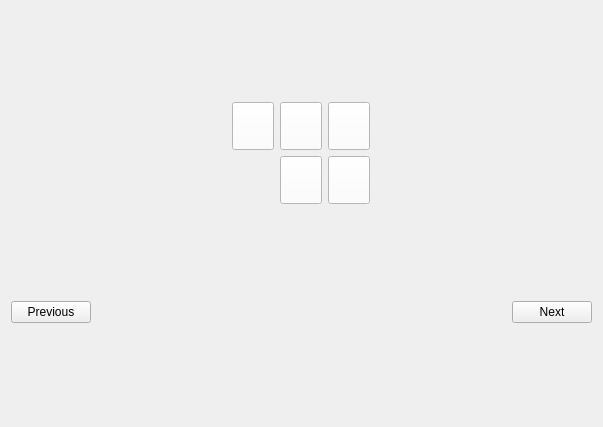
<?xml version="1.0" encoding="UTF-8"?>
<ui version="4.0">
 <class>buyWeaponWidget</class>
 <widget class="QWidget" name="buyWeaponWidget">
  <property name="geometry">
   <rect>
    <x>0</x>
    <y>0</y>
    <width>603</width>
    <height>427</height>
   </rect>
  </property>
  <property name="windowTitle">
   <string>Form</string>
  </property>
  <layout class="QVBoxLayout" name="verticalLayout_2">
   <item>
    <layout class="QHBoxLayout" name="horizontalLayout_2">
     <item>
      <layout class="QVBoxLayout" name="verticalLayout"/>
     </item>
     <item>
      <layout class="QGridLayout" name="gridLayout">
       <item row="0" column="0">
        <widget class="QPushButton" name="pushButton_3">
         <property name="minimumSize">
          <size>
           <width>40</width>
           <height>40</height>
          </size>
         </property>
         <property name="styleSheet">
          <string notr="true">image: url(:/weapons/images/mine.png);
width:40px;
max-width:40px;
height:40px;
background-color: rgb(255, 255, 255);</string>
         </property>
         <property name="text">
          <string/>
         </property>
        </widget>
       </item>
       <item row="0" column="1">
        <widget class="QPushButton" name="pushButton">
         <property name="minimumSize">
          <size>
           <width>40</width>
           <height>40</height>
          </size>
         </property>
         <property name="styleSheet">
          <string notr="true">image: url(:/weapons/images/linear_bomb.png);
width:40px;
max-width:40px;
height:40px;
background-color: rgb(255, 255, 255);</string>
         </property>
         <property name="text">
          <string/>
         </property>
        </widget>
       </item>
       <item row="0" column="2">
        <widget class="QPushButton" name="pushButton_2">
         <property name="minimumSize">
          <size>
           <width>40</width>
           <height>40</height>
          </size>
         </property>
         <property name="styleSheet">
          <string notr="true">image: url(:/weapons/images/air_defense.png);
width:40px;
max-width:40px;
height:40px;
background-color: rgb(255, 255, 255);</string>
         </property>
         <property name="text">
          <string/>
         </property>
        </widget>
       </item>
       <item row="1" column="1">
        <widget class="QPushButton" name="pushButton_5">
         <property name="minimumSize">
          <size>
           <width>40</width>
           <height>40</height>
          </size>
         </property>
         <property name="styleSheet">
          <string notr="true">image: url(:/weapons/images/observation.png);
width:40px;
max-width:40px;
height:40px;
background-color: rgb(255, 255, 255);</string>
         </property>
         <property name="text">
          <string/>
         </property>
        </widget>
       </item>
       <item row="1" column="2">
        <widget class="QPushButton" name="pushButton_4">
         <property name="minimumSize">
          <size>
           <width>40</width>
           <height>40</height>
          </size>
         </property>
         <property name="styleSheet">
          <string notr="true">image: url(:/weapons/images/atomic_bomb.png);
width:40px;
max-width:40px;
height:40px;
background-color: rgb(255, 255, 255);</string>
         </property>
         <property name="text">
          <string/>
         </property>
        </widget>
       </item>
      </layout>
     </item>
    </layout>
   </item>
   <item>
    <layout class="QHBoxLayout" name="horizontalLayout">
     <item>
      <widget class="QPushButton" name="backButton">
       <property name="text">
        <string>Previous</string>
       </property>
      </widget>
     </item>
     <item>
      <spacer name="horizontalSpacer">
       <property name="orientation">
        <enum>Qt::Horizontal</enum>
       </property>
       <property name="sizeHint" stdset="0">
        <size>
         <width>37</width>
         <height>17</height>
        </size>
       </property>
      </spacer>
     </item>
     <item>
      <widget class="QPushButton" name="submitButton">
       <property name="enabled">
        <bool>true</bool>
       </property>
       <property name="text">
        <string>Next</string>
       </property>
       <property name="checkable">
        <bool>false</bool>
       </property>
      </widget>
     </item>
    </layout>
   </item>
  </layout>
 </widget>
 <resources/>
 <connections/>
</ui>
